Frame 1 (no input): blank canvas, image omitted
Frame 60 (the mouse pressed at the canvas centre just before this capture): blank canvas, image omitted
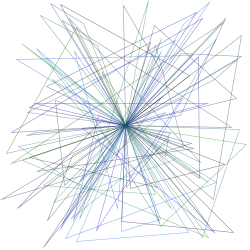
Frame 120 (the mouse held since frame 60 and released just before this capture)

The Processing sketch whose frames 1 and 60 were blank and that drew this single picture after the mouse press (run headless with seeded random() and noise(); from frame 60 on, the mouse is pressed at the canvas centre):

// Processing sketch: processing_18754
// ── processing_18754.pde

void setup(){
 size(250, 250);
smooth(); 
background(255);
noFill();
strokeWeight(.5);
}

void draw(){
 if(mousePressed){
 
     stroke(30,random(0, 150),random(0, 255), 140);
   triangle(mouseX, mouseY, 
          random(0, 250), random(0, 250),
          random(0, 250), random(0, 250));
   
 }  

 
 if(keyPressed){
   if (key == 's'){
   background(0);
   }
 }  
 
 
  
 if(keyPressed){
   if (key == 'c'){
   background(255);
   }
 }  
 
}
